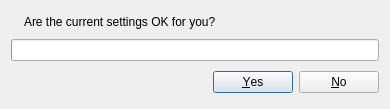
<?xml version="1.0" encoding="UTF-8"?>
<ui version="4.0">
 <class>TimeoutDialog</class>
 <widget class="QDialog" name="TimeoutDialog">
  <property name="geometry">
   <rect>
    <x>0</x>
    <y>0</y>
    <width>390</width>
    <height>109</height>
   </rect>
  </property>
  <property name="windowTitle">
   <string>Settings are changed</string>
  </property>
  <property name="modal">
   <bool>true</bool>
  </property>
  <layout class="QGridLayout" name="gridLayout">
   <item row="0" column="1">
    <widget class="QLabel" name="label">
     <property name="text">
      <string>Are the current settings OK for you?</string>
     </property>
    </widget>
   </item>
   <item row="0" column="0">
    <widget class="QLabel" name="icon">
     <property name="sizePolicy">
      <sizepolicy hsizetype="Fixed" vsizetype="Fixed">
       <horstretch>0</horstretch>
       <verstretch>0</verstretch>
      </sizepolicy>
     </property>
     <property name="alignment">
      <set>Qt::AlignCenter</set>
     </property>
    </widget>
   </item>
   <item row="2" column="0" colspan="2">
    <widget class="QDialogButtonBox" name="buttonBox">
     <property name="orientation">
      <enum>Qt::Horizontal</enum>
     </property>
     <property name="standardButtons">
      <set>QDialogButtonBox::No|QDialogButtonBox::Yes</set>
     </property>
    </widget>
   </item>
   <item row="1" column="0" colspan="2">
    <widget class="QProgressBar" name="progressBar">
     <property name="maximum">
      <number>10</number>
     </property>
     <property name="value">
      <number>0</number>
     </property>
     <property name="format">
      <string/>
     </property>
    </widget>
   </item>
  </layout>
 </widget>
 <resources/>
 <connections>
  <connection>
   <sender>buttonBox</sender>
   <signal>accepted()</signal>
   <receiver>TimeoutDialog</receiver>
   <slot>accept()</slot>
   <hints>
    <hint type="sourcelabel">
     <x>248</x>
     <y>254</y>
    </hint>
    <hint type="destinationlabel">
     <x>157</x>
     <y>274</y>
    </hint>
   </hints>
  </connection>
  <connection>
   <sender>buttonBox</sender>
   <signal>rejected()</signal>
   <receiver>TimeoutDialog</receiver>
   <slot>reject()</slot>
   <hints>
    <hint type="sourcelabel">
     <x>316</x>
     <y>260</y>
    </hint>
    <hint type="destinationlabel">
     <x>286</x>
     <y>274</y>
    </hint>
   </hints>
  </connection>
 </connections>
</ui>
